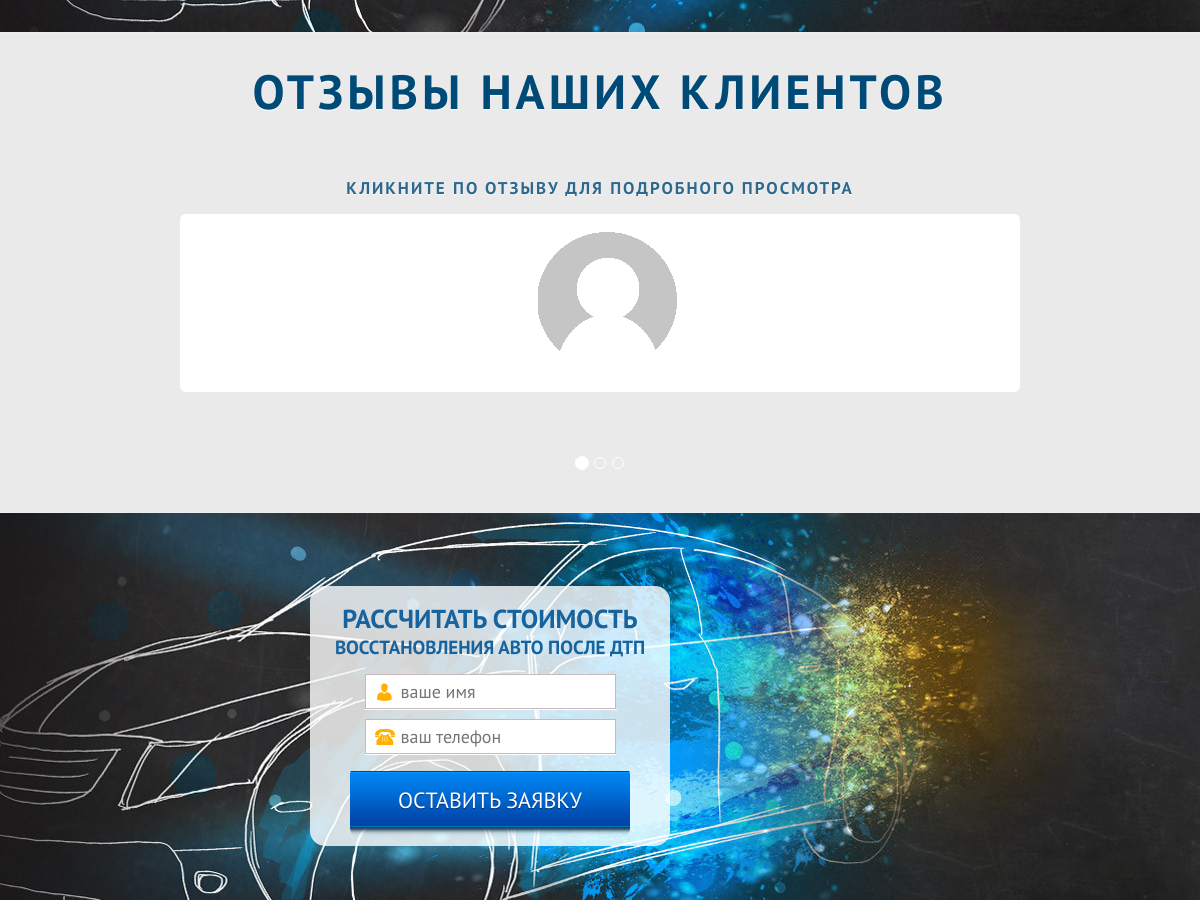
The app's page / (middle part), older data.
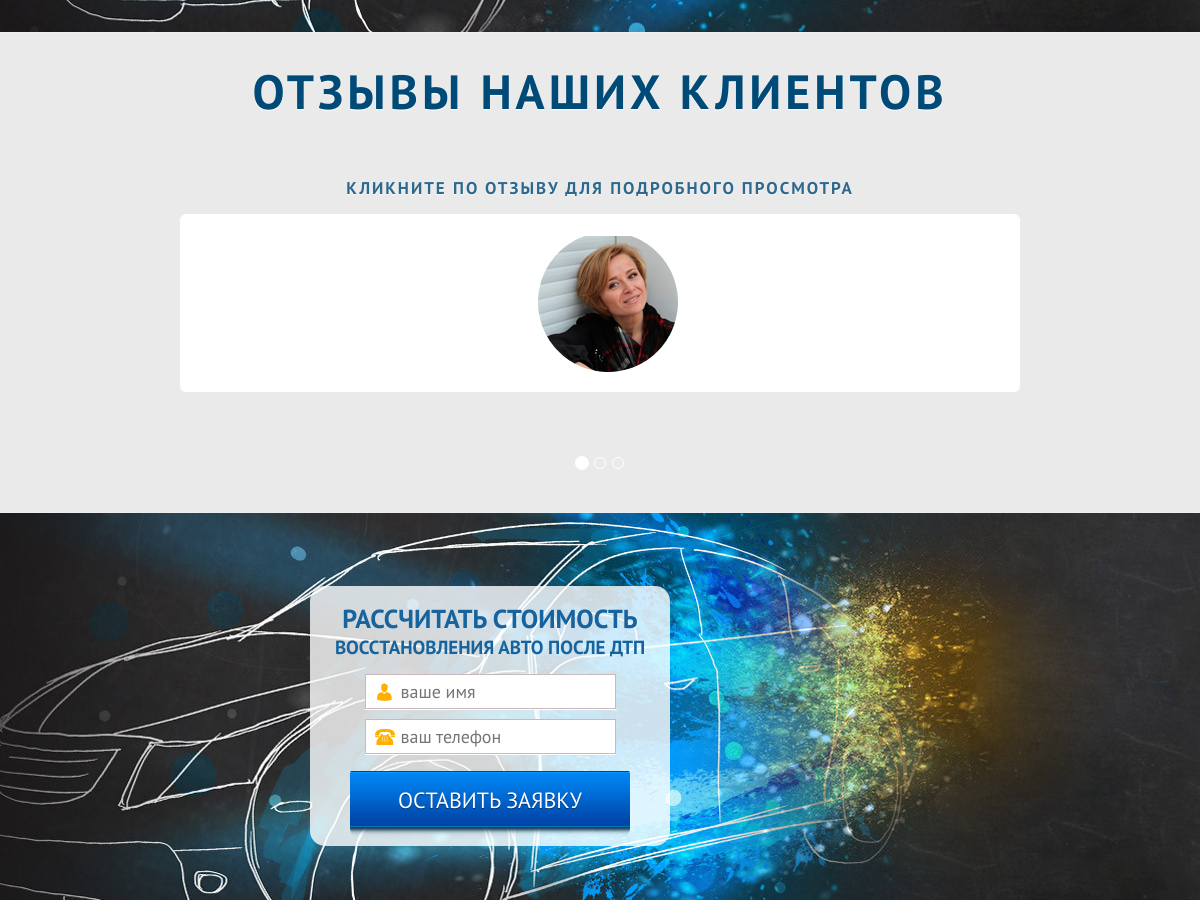
The same page, newer data.
### app/models.py (models this page shows)
class Feedback(models.Model):
    name = models.CharField(max_length=255,blank=True)
    title = models.CharField(max_length=255,blank=True)
    text = models.TextField(blank=True)
    foto = models.ImageField()
    active = models.BooleanField(blank=True)
    date = models.DateField(auto_now_add = True)
    def get_foto(self):
        if self.foto:
            return self.foto.url
        else:
            return DEFAULT_PHOTO

### app/views.py (the view)
# urls.py: url(r'^$', views.home, name='locksmith-index'),
def home(request):
    assert isinstance(request, HttpRequest)
    return render(
        request,
        'app/index.html',
        {
            'title':'Home Page',
            'feedback_list':Feedback.objects.filter(active=True),
            'projects':Project.objects.filter(active=True),
            'year':datetime.now().year,
            'form_foto':ContactForm(),
        }
    )

### app/forms.py (shortened to what this page needs)
class ContactForm(forms.Form):
    name = forms.CharField()
    phone = forms.CharField()
    email = forms.EmailField()
    message = forms.CharField(widget=forms.Textarea,required=False)
    add_message = forms.CharField(widget=forms.Textarea,required=False)
    img1 = forms.ImageField(required=False)
    img2 = forms.ImageField(required=False)
    img3 = forms.ImageField(required=False)

### app/templates/app/index.html (shortened to what this page needs)
﻿{% extends "base.html" %}
{% load staticfiles %}
{% block content %}
<div class="page">
    <section class="price" id="price">
        <div class="wrap">
                <map id="navigation" name="navigation">
                </map>
            </div>
    </section>
    <section class="order" id="order">
        <div class="wrap">
        </div>
    </section>
    <section class="reviews" id="reviews">
        <h2>Отзывы наших клиентов</h2>
        <h5 class="help_click">
            кликните по отзыву для подробного просмотра
        </h5>
        <div id="car-akcii" class="carousel slide" data-ride="carousel" data-interval="5000">
            <ol class="carousel-indicators">
                {%for item in feedback_list%}
                {%if forloop.first %}
                <li data-target="#car-akcii" data-slide-to="{{forloop.counter0}}" class="active"></li>
                {%else%}
                <li data-target="#car-akcii" data-slide-to="{{forloop.counter0}}"></li>
                {%endif%}
                {%endfor%}
            </ol>
            <div class="carousel-inner">
                {%for item in feedback_list%}
                <div class="item {%if forloop.first%} active {%endif%} ">
                    <div class="review r1 ">
                        <div class="review_img"><img src="{{item.get_foto}}"></div>
                    </div>
                </div>
                {%endfor%}
            </div>
        </div>
        </div>
</div>
    <section class="order_photo">
        <div class="wrap">
            <div class="order_block2">
                <span>Рассчитать стоимость</span>
                восстановления авто после ДТП
                <form id="callbacks" name="callbacks" action="/sender.php">
                    <label class="name top required"><input type="text" name="name" class="input_name" placeholder="ваше имя" /></label>
                    <label class="phone top required"><input type="text" name="phone" class="input_phone" placeholder="ваш телефон" /></label>
                    <input class="bttn button" type="button" name="callback" value="Оставить заявку" />
                </form>
            </div>
        </div>
    </section>
{%endblock%}

### app/templates/base.html (shortened to what this page needs)
<!DOCTYPE html>
<head>
{% load staticfiles %}
<link rel="stylesheet" type="text/css" href="{% static 'app/content/bootstrap.min.css' %}" />
    <link rel="stylesheet" type="text/css" href="{% static 'app/content/font-awesome/css/font-awesome.min.css' %}" />
<link rel="stylesheet" type="text/css" href="{% static 'app/content/site.css' %}" />
<link rel="stylesheet" href="{% static 'app/js/fancybox/jquery.fancybox8cbb.css' %}" />
<link rel="stylesheet" href="{% static 'app/content/reset.css' %}" />
<link rel="stylesheet" href="{% static 'app/content/fonts.css' %}" />
<link rel="stylesheet" href="{% static 'app/content/style.css' %}" />
</head>
<body>
	    <div class="body-content-main">
            {% block content %}{% endblock %}
	</body>
	</html>

### app/static/app/content/site.css (style rules this page uses)
.body-content-main { margin-top:50px; background-image:none!important; }
h5.help_click { letter-spacing: 2px; font-size: 17px; line-height: 48px; color: #004a77; opacity:0.80; text-align: center; text-transform: uppercase; text-shadow: 0px 1px 1px #fff; font-family: 'pt_bold'; }

### app/static/app/content/style.css (style rules this page uses)
* { margin:0; padding:0; }
html, body { margin:0; padding:0; width:100%; -webkit-text-size-adjust:none; }
body { font-size:16px; line-height: 1; color:#3b3b3b; font-family: "Open Sans"; -webkit-background-size: cover; -moz-background-size: cover; -o-background-size: cover; background-size: cover; background-color:#EDEEF0; }
.wrap { width:1200px; margin:0 auto; }
.page { position:relative; width:100%; max-width:100%; min-width:960px; overflow:hidden; margin:0 auto; margin-top: 120px; }
input[type="text"] { width:213px; height:35px; border:#cab9ba solid 1px; box-shadow:0px 1px 0px #fff; margin-bottom:10px; background:#fff; padding:0 10px 0 35px; font-size:18px; color:#3b3b3b; font-family:'pt_regular'; }
input.input_name { background:#fff url(../images/input_name.png) no-repeat 11px; }
input.input_phone { background:#fff url(../images/input_phone.png) no-repeat 9px; }
input.bttn { width:240px; height:60px; line-height:55px; background-color:rgb(255,189,0); border-radius:11px; box-shadow:none; border:none; padding:0; font-size:22px; font-family:'pt_bold'; text-transform:uppercase; letter-spacing:1px; color:#fff; text-shadow:0px 1px 0px #a86f05; cursor:pointer; -webkit-transition: all 0.4s; -moz-transition: all 0.4s; transition: all 0.4s; }
h2 { font-size:48px; line-height:48px; color:#004a77; text-align:center; text-transform:uppercase; text-shadow:0px 1px 1px #fff; font-family:'pt_bold'; letter-spacing:2px; margin-bottom:40px; }
.order { height:426px; background:url(../images/order2.jpg) no-repeat center; position:relative; z-index:2; }
.order .wrap { height:426px; position:relative; text-align:center; }
.price { background:#fff; padding:50px 0 15px 0; }
.price .wrap { position:relative; width:714px; height:550px; }
.order_photo { height:426px; background:url(../images/order2.jpg) no-repeat center; position:relative; z-index:2; }
.order_photo .wrap { height:426px; position:relative; }
.order_block2 { width:360px; height:260px; padding-top:23px; background:rgba(255,255,255,0.8); border-radius:15px; position:absolute; left:310px; top:74px; color:#16639d; font-family:'pt_bold'; text-transform:uppercase; font-size:19px; line-height:19px; text-align:center; }
.order_block2 span { display:block; font-size:26px; line-height:26px; margin-bottom:5px; }
.order_block2 form { margin-top:15px; }
.order_block2 input[type="text"] { width:251px; }
.order_block2 input.bttn, .modal.photo input.bttn { width:316px; height:75px; font-size:22px; font-family:'pt_regular'; background:url(../images/bttn2.png) no-repeat center bottom; text-shadow:0px 1px 0px #003378; letter-spacing:0; }
.reviews { background:#eaeaea; padding:40px 0 20px 0; }
.reviews h2 { letter-spacing:4px; margin-bottom:45px; }
.review { width:785px; border-radius:6px; background:#fff; padding:18px 20px 20px 35px; margin: auto; margin-bottom: 100px; position:relative; color:#3b3b3b; font-size:16px; line-height:20px; z-index:2; }
.review_img img { max-width:100%; top:5px; display: block; margin: 0 auto; }
.r1 .review_img { left:-120px; }
map { width: 714px; height: 482px; display: block; }
.price .wrap { line-height: 0; position: relative; }
.active { color:#ffdddd!important }

Row changes from the older to the newer data that the page shows:
changed Feedback (number 1 of 3 on the later page): get_foto: picture added in place of a placeholder
